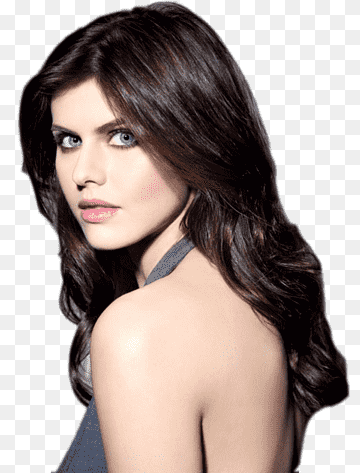
#> input picture Color-image-inverter/alex.png, 360 x 473 px
$ python main.py
#> lines starting #> are read from the running program, lines starting #| are printed output that depends on the picture
from PIL import Image

path = input("Enter the image location: ")
#> the answer given: Color-image-inverter/alex.png

try:
    img = Image.open(path)
#> img is the input picture: PIL image 360x473 P; mean R, G, B 169.5, 156.2, 151.5
except FileNotFoundError:
    print("No such file was found")
    exit(1)
except Exception as e:
    print(e, " error has occured")
    exit(2)


invert = img.convert('RGB')

pixel = invert.load()


for x in range(img.width):
    for y in range(img.height):
        r, g, b = pixel[x, y]
        pixel[x, y] = (255-r, 255-g, 255-b)


invert.save('invert.png')
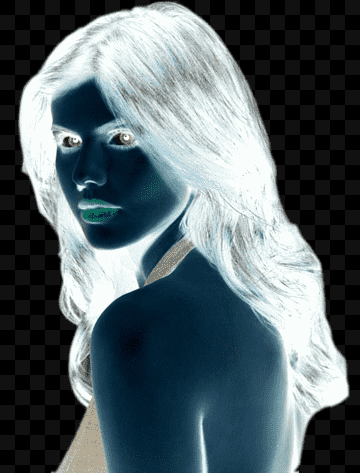
#> saved as invert.png: PIL image 360x473 RGB; mean R, G, B 85.5, 98.8, 103.5

print("The Inverted copy of image has been successfully saved to same directory, named as 'invert.png'")
